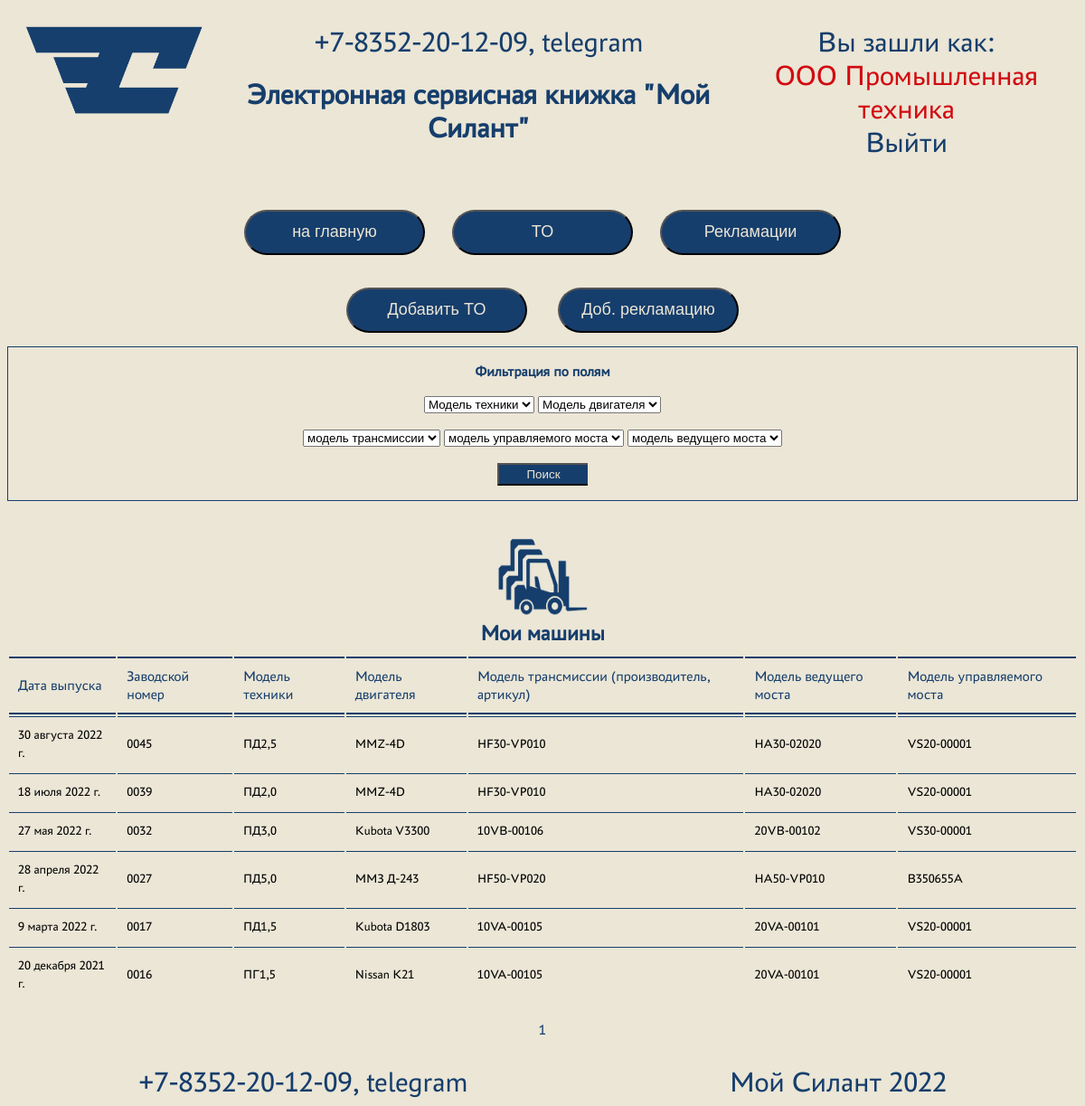
Page /mymachines (signed in) on the committed database.
### service/models.py (models this page shows, shortened)
class Machine(models.Model):
    factory_number = models.CharField(max_length=20, unique=True, verbose_name='Зав. № машины')
    tech_model = models.ForeignKey(CatalogModelTech, null=True, on_delete=models.SET_NULL,
                                   verbose_name='Модель техники')
    engine_model = models.ForeignKey(CatalogModelEngine, null=True, on_delete=models.SET_NULL,
                                     verbose_name='Модель двигателя')
    factory_engine = models.CharField(max_length=20, unique=True, verbose_name='Зав. № двигателя')
    transmission_model = models.ForeignKey(CatalogModelTransmission, null=True, on_delete=models.SET_NULL,
                                           verbose_name='Модель трансмиссии')
    factory_transmission = models.CharField(max_length=20, unique=True, verbose_name='Зав. № трансмиссии')
    main_bridge_model = models.ForeignKey(CatalogModelMainBridge, null=True, on_delete=models.SET_NULL,
                                          verbose_name='Модель ведущего моста')
    factory_main_bridge = models.CharField(max_length=20, unique=True, verbose_name='Зав. № ведущего моста')
    control_bridge_model = models.ForeignKey(CatalogModelControlBridge, null=True, on_delete=models.SET_NULL,
                                             verbose_name='Модель управляемого моста')
    factory_control_bridge = models.CharField(max_length=20, unique=True, verbose_name='Зав. № управляемого моста')
    contract = models.TextField(verbose_name='Договор поставки')
    delivery_data = models.DateField(verbose_name='Дата отгрузки')
    consignee = models.TextField(verbose_name='Грузополучатель')
    address = models.TextField(verbose_name='Адрес поставки')
    equipment = models.TextField(null=True, verbose_name='Комплектация')
    client = models.ForeignKey(User, on_delete=models.CASCADE, verbose_name='Клиент')
    service_company = models.ForeignKey(CatalogServiceCompany, null=True, on_delete=models.SET_NULL,
                                        verbose_name='Сервисная компания')
    class Meta:
        verbose_name = 'Машина'
        verbose_name_plural = 'Машины'

class CatalogModelTech(models.Model):
    name = models.CharField(max_length=255, unique=True, verbose_name="Модель")
    description = models.TextField(null=True, verbose_name="Описание")
    class Meta:
        verbose_name = 'Модель техники'
        verbose_name_plural = 'Модели техники'
    def __str__(self):
        return self.name

class CatalogModelEngine(models.Model):
    name = models.CharField(max_length=255, unique=True, verbose_name="Модель")
    description = models.TextField(null=True, verbose_name="Описание")
    class Meta:
        verbose_name = 'Модель двигателя'
        verbose_name_plural = 'Модели двигателей'
    def __str__(self):
        return self.name

class CatalogModelTransmission(models.Model):
    name = models.CharField(max_length=255, unique=True, verbose_name="Модель")
    description = models.TextField(null=True, verbose_name="Описание")
    class Meta:
        verbose_name = 'Модель трансмиссии'
        verbose_name_plural = 'Модели трансмиссии'
    def __str__(self):
        return self.name

class CatalogModelMainBridge(models.Model):
    name = models.CharField(max_length=255, unique=True, verbose_name="Модель")
    description = models.TextField(null=True, verbose_name="Описание")
    class Meta:
        verbose_name = 'Модель ведущего моста'
        verbose_name_plural = 'Модели ведущего моста'
    def __str__(self):
        return self.name

class CatalogModelControlBridge(models.Model):
    name = models.CharField(max_length=255, unique=True, verbose_name="Модель")
    description = models.TextField(null=True, verbose_name="Описание")
    class Meta:
        verbose_name = 'Модель управляемого моста'
        verbose_name_plural = 'Модели управляемого моста'
    def __str__(self):
        return self.name

### service/views.py (the view)
# urls.py: path('mymachines', Mymachines.as_view(), name='mymachines'),
class Mymachines(LoginRequiredMixin, ListView):
    model = Machine
    ordering = ['delivery_data']
    template_name = 'mymachines.html'
    context_object_name = 'machine'
    paginate_by = 10
    def get_queryset(self):
        if self.request.GET:
            manager_group = Group.objects.get(name='managers')
            service_group = Group.objects.get(name='service_organization')
            if manager_group in self.request.user.groups.all() or self.request.user.is_superuser == 1:
                queryset = super().get_queryset().order_by('-delivery_data')
                self.filterset = MymachineFilter(self.request.GET, queryset)
                return self.filterset.qs
            elif service_group in self.request.user.groups.all():
                queryset = super().get_queryset().filter(service_company__client_id=self.request.user.id).order_by('-delivery_data')
                self.filterset = MymachineFilter(self.request.GET, queryset)
                return self.filterset.qs
            else:
                queryset = super().get_queryset().filter(client_id=self.request.user.id).order_by('-delivery_data')
                self.filterset = MymachineFilter(self.request.GET, queryset)
                return self.filterset.qs
            return queryset
        else:
            manager_group = Group.objects.get(name='managers')
            service_group = Group.objects.get(name='service_organization')
            if manager_group in self.request.user.groups.all() or self.request.user.is_superuser == 1:
                queryset = Machine.objects.all().order_by('-delivery_data')
            elif service_group in self.request.user.groups.all():
                queryset = Machine.objects.filter(service_company__client_id=self.request.user.id).order_by('-delivery_data')
            else:
                queryset = Machine.objects.filter(client_id=self.request.user.id).order_by('-delivery_data')
            return queryset
    def get_context_data(self, *args, **kwargs):
        context = super(Mymachines, self).get_context_data(**kwargs)
        context['tech_model'] = CatalogModelTech.objects.all().order_by('name')
        context['engine_model'] = CatalogModelEngine.objects.all().order_by('name')
        context['transmission_model'] = CatalogModelTransmission.objects.all().order_by('name')
        context['control_bridge_model'] = CatalogModelControlBridge.objects.all().order_by('name')
        context['main_bridge_model'] = CatalogModelMainBridge.objects.all().order_by('name')
        return context

### service/templatetags/custom_tags.py (called while the page is built)
@register.filter(name='is_group')
def is_group(user, group_name):
    try:
        group = Group.objects.get(name=group_name)
        return group in user.groups.all()
    except Group.DoesNotExist:
        return False

### service/templates/mymachines.html (shortened to what this page needs)
{% extends 'flatpages/default.html' %}
{% load static %}
{% load custom_tags %}
{% block styles %}
<link rel="stylesheet" href="{% static 'css/mainstyle.css' %}">
{% endblock styles %}
{% block content %}
<div class="Main_top">
    <div class="Buttons">
        <div>
            <button type="" onclick="document.location='.'" class="Redirect_button">на главную</button>
        </div>
        <div>
            <button type="" onclick="document.location='myto'" class="Redirect_button">TO</button>
        </div>
        <div>
            <button type="" onclick="document.location='reclamations'" class="Redirect_button">Рекламации</button>
        </div>
    </div>
    <br><br class="Hidden_on_very_small">
        {% if request.user.is_authenticated %}
            <button type="" onclick="document.location='create_to'" class="Redirect_button">Добавить TO</button>
        {% endif %}
        {% if request.user.is_superuser or request.user|is_group:"managers" or request.user|is_group:"service_organization" %}
            <button type="" onclick="document.location='create_reclamation'" class="Redirect_button">Доб. рекламацию</button>
        {% endif %}
<br>
<div class="Filter_field">
    <div><br>
    <strong>Фильтрация по полям</strong><br><br>
    <form action="" method="get">
        <select size="1" name="tech_model">
            <option selected disabled>Модель техники</option>
        </select>
        <select size="1" name="engine_model">
            <option selected disabled>Модель двигателя</option>
        </select>
        <br><br class="Hidden_on_very_small">
        <select size="1" name="transmission_model">
            <option selected disabled>модель трансмиссии</option>
        </select>
        <select size="1" name="control_bridge_model">
            <option selected disabled>модель управляемого моста</option>
        </select>
        <select size="1" name="main_bridge_model">
            <option selected disabled>модель ведущего моста</option>
        </select>
        <br><br>
        <button type="submit" class="Search_button">Поиск</button>
    </form>
    </div>
</div>
<br>
    <img class="Userpict" src="{% static 'img/mycars.png' %}" alt="my machines picture"/>
    <h2>Мои машины</h2>
    <table class="table">
        <thead>
            <th>Дата выпуска</th>
            <th>Заводской номер</th>
            <th>Модель техники</th>
            <th class="Hidden_on_very_small">Модель двигателя</th>
            <th class="Hidden_on_very_small">Модель трансмиссии (производитель, артикул)</th>
            <th class="Hidden_on_very_small">Модель ведущего моста</th>
            <th class="Hidden_on_very_small">Модель управляемого моста</th>
        </thead>
        <tbody>
            {% for machine in machine %}
                <tr onclick="document.location='machine/{{ machine.id }}'">
                    <td>
                        {{ machine.delivery_data }}
                    </td>
                    <td>
                        {{ machine.factory_number }}
                    </td>
                    <td>
                        {{ machine.tech_model }}
                    </td>
                    <td class="Hidden_on_very_small">
                        {{ machine.engine_model }}
                    </td>
                    <td class="Hidden_on_very_small">
                        {{ machine.transmission_model }}
                    </td>
                    <td class="Hidden_on_very_small">
                        {{ machine.main_bridge_model }}
                    </td>
                    <td class="Hidden_on_very_small">
                        {{ machine.control_bridge_model }}
                    </td>
                </tr>
            {% empty %}
                <tr>
                    <td colspan="7" align="center"> <h3>По вашему запросу ничего не найдено</h3></td>
                </tr>
            {% endfor %}
        </tbody>
    </table>
		{{ page_obj.number }}
</div>
{% endblock content %}

### service/templates/flatpages/default.html (shortened to what this page needs)
{% load static %}
<html lang="en">
<head>
    <link rel="stylesheet" href="{% static 'css/headerstyle.css' %}">
    {% block styles %}{% endblock styles %}
</head>
<body>
    <header>
        <div>
            <a href="/"><img class="Logo_img" src="{% static 'img/Logo_1.png' %}" alt="Logo"/></a>
        </div>
        <div class ="Header_text">
            +7-8352-20-12-09, telegram <br>
            <h1>Электронная сервисная книжка "Мой Силант"</h1>
        </div>
        <div class="Header_auth">
            {% if request.user.is_authenticated %}
                Вы зашли как: <div class="Account">{{ request.user.first_name }}</div>
                <a href = '/accounts/logout'>    Выйти </a> <br>
            {% else %}
                <a href = '/accounts/login'> Войти </a>
                {% endif %}
        </div>
    </header>
    <main>
    {% block content %}{% endblock content %}
    </main>
    <footer>
        <div>
            +7-8352-20-12-09, telegram
        </div>
        <div>
            Мой Силант 2022
        </div>
    </footer>
</body>
</html>

### service/static/css/headerstyle.css (style rules this page uses)
body { background: #EBE6D6; font-family: Astra; }
header { color: #163E6C; display: flex; justify-content: space-between; margin-bottom: 30px; }
.Logo_img { height: 100px; weight: 197px; padding: 20px; }
.Header_text { padding: 20px; font-size: 2em; text-align: center; }
.Header_text h1 { font-size: 1em; }
.Header_auth { padding: 20px; font-size: 2em; text-align: center; }
.Header_auth a { text-decoration: none; color: #163E6C; }
.Account { color: #D20A11; font-size: 1em; }
footer { color: #163E6C; display: flex; justify-content: space-around; font-size: 2em; margin-top: 30px; }

### service/static/css/mainstyle.css (style rules this page uses)
.Main_top { text-align: center; font-family: Astra; color: #163E6C; }
h2 { font-family: Astra; color: #163E6C; margin: 0 0 10px 0; }
.Filter_field { font-family: Astra; color: #163E6C; margin: 15px 0 15px 0; border: 1px solid #163E6C; display: flex; justify-content: center; }
.table { width: 100%; border: none; margin-bottom: 20px; font-family: Astra; }
.table thead th { padding: 10px; font-weight: 500; font-size: 16px; line-height: 20px; text-align: left; color: #163E6C; border-top: 2px solid #163E6C; border-bottom: 2px solid #163E6C; }
.table tbody td { padding: 10px; font-size: 14px; line-height: 20px; border-top: 1px solid #163E6C; }
.Search_button { width: 100px; height: 25px; border-right: 15px; color: #EBE6D6; background-color: #163E6C; }
.Buttons { display: flex; justify-content: center; }
.Redirect_button { width: 200px; height: 50px; color: #EBE6D6; background-color: #163E6C; margin: 0 15px 0 15px; font-size: 18px; border-radius: 25px; }
.Userpict { width: 100px; height: 100px; }

### rows in the picture
Machine: delivery_data "30 августа 2022 г.", factory_number "0045", tech_model "ПД2,5", engine_model "MMZ-4D", transmission_model "HF30-VP010", main_bridge_model "HA30-02020", control_bridge_model "VS20-00001"
Machine: delivery_data "18 июля 2022 г.", factory_number "0039", tech_model "ПД2,0", engine_model "MMZ-4D", transmission_model "HF30-VP010", main_bridge_model "HA30-02020", control_bridge_model "VS20-00001"
Machine: delivery_data "27 мая 2022 г.", factory_number "0032", tech_model "ПД3,0", engine_model "Kubota V3300", transmission_model "10VB-00106", main_bridge_model "20VB-00102", control_bridge_model "VS30-00001"
Machine: delivery_data "28 апреля 2022 г.", factory_number "0027", tech_model "ПД5,0", engine_model "ММЗ Д-243", transmission_model "HF50-VP020", main_bridge_model "HA50-VP010", control_bridge_model "B350655A"
Machine: delivery_data "9 марта 2022 г.", factory_number "0017", tech_model "ПД1,5", engine_model "Kubota D1803", transmission_model "10VA-00105", main_bridge_model "20VA-00101", control_bridge_model "VS20-00001"
Machine: delivery_data "20 декабря 2021 г.", factory_number "0016", tech_model "ПГ1,5", engine_model "Nissan K21", transmission_model "10VA-00105", main_bridge_model "20VA-00101", control_bridge_model "VS20-00001"

### other values in the picture
{{ request.user.first_name }} "ООО Промышленная техника"
{{ page_obj.number }} "1"
